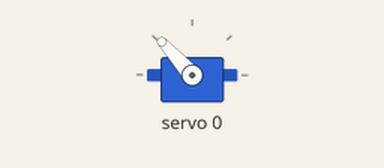
A sketch run on a simulated Arduino Uno, built with avr-gcc and run on an emulated ATmega328P. On the bench: servo. What the sketch prints to the serial monitor is not drawn.

Above: at 6.05 s.
At 12.0 s:
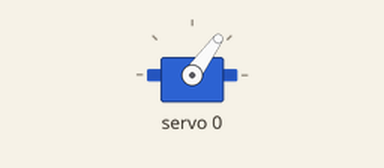
Timing chart, 0 to 13.8 s (numbered marks = the images above):
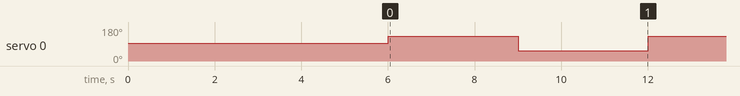

Measured:
- by itself, servo 0: alternates 132° for 3.0 s and 54° for 3.0 s

The sketch:

Servo_12C_Testing.ino
```cpp
#include <Adafruit_LEDBackpack.h>

#include <Wire.h>
#include <Adafruit_PWMServoDriver.h>

Adafruit_PWMServoDriver pwm = Adafruit_PWMServoDriver(0x40, Wire);

#define SERVO_FREQ 60 // Analog servos run at ~60 Hz updates


void setup() {
  Serial.begin(9600);
  Serial.println("Let's get iiiit! ~ ");

  pwm.begin(); // p sure this is very much necessary.
  pwm.setOscillatorFrequency(27000000);  // The int.osc. is closer to 27MHz
  pwm.setPWMFreq(SERVO_FREQ); // I wonder if this is completely necessary for this to run, prb keep in juts to make sure.

pwm.writeMicroseconds(0, 1500);
   delay(6000);
}

void loop() {
  pwm.writeMicroseconds(0, 1900);
  delay(3000);
  pwm.writeMicroseconds(0 ,1100);
  delay(3000);
}
```
